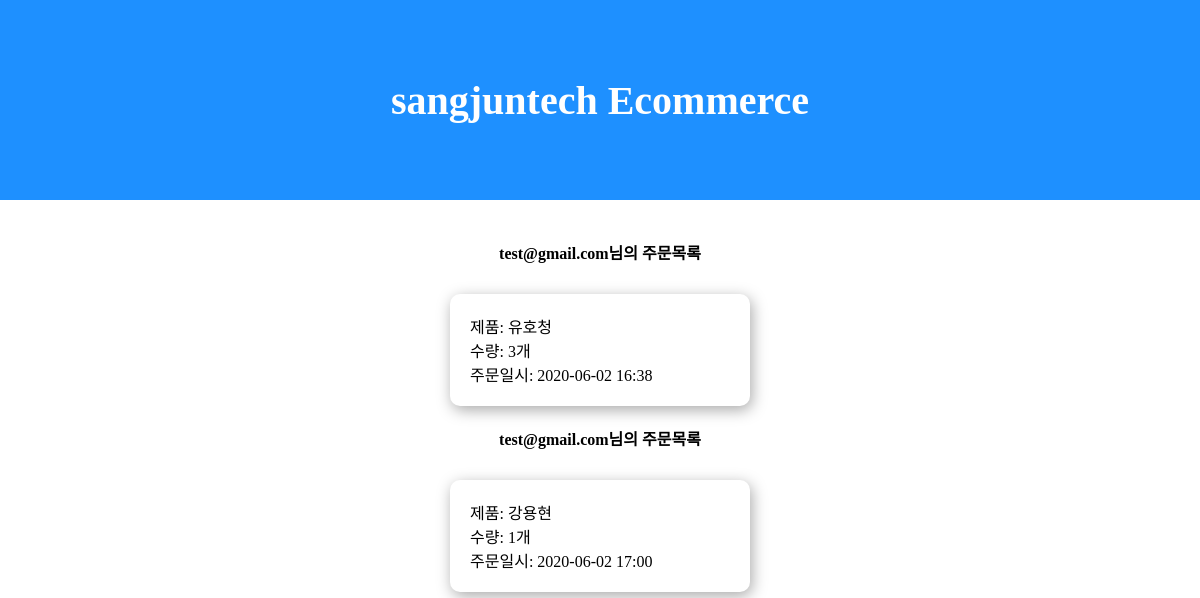
Page /order/list/ (signed in) on the earlier database version.
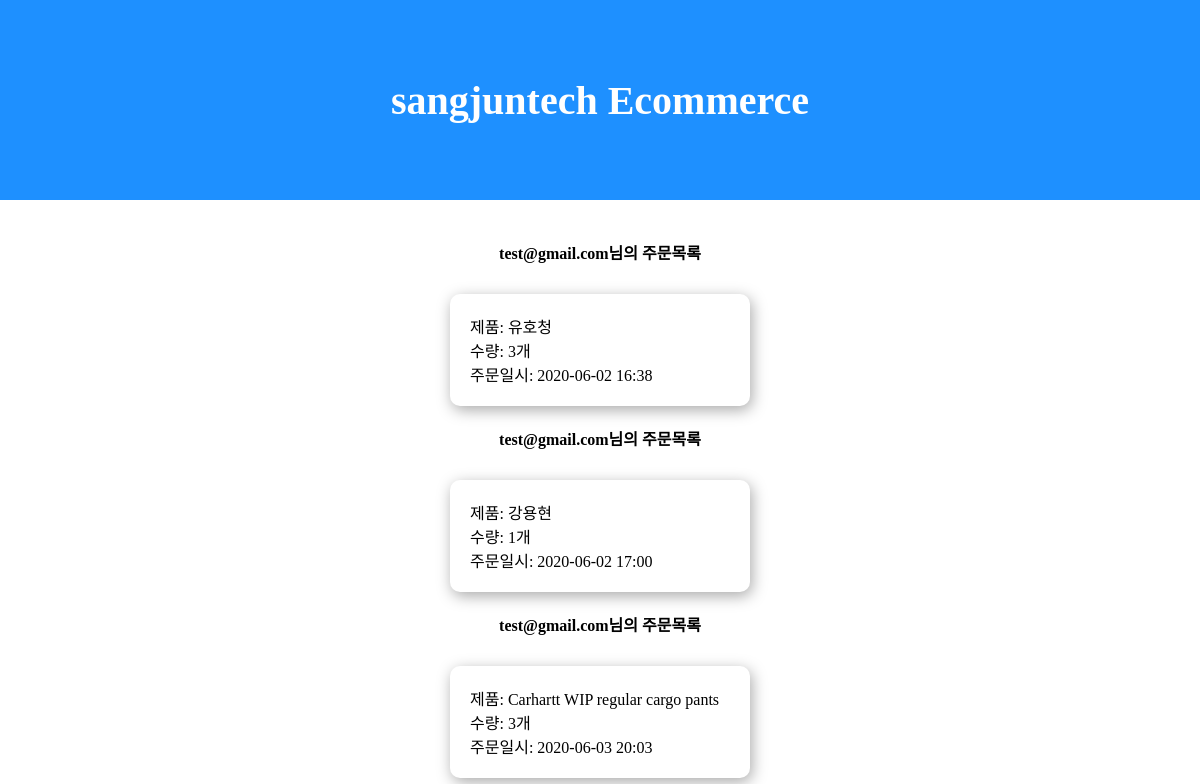
Same page on the later database version.
### order/models.py (models this page shows, shortened)
class Order(models.Model):
    objects = models.Manager()
    user = models.ForeignKey('user.User', on_delete=models.CASCADE, verbose_name="사용자")
    product = models.ForeignKey('product.Product', on_delete=models.CASCADE, verbose_name='상품')
    quantity = models.IntegerField(verbose_name='수량')
    register_date = models.DateTimeField(auto_now_add=True, verbose_name='등록 날짜')
    class Meta:
        db_table = 'ecommerce_order'
        verbose_name = '주문'
        verbose_name_plural = '주문'

### user/models.py (models this page shows)
class User(models.Model):
    objects = models.Manager()
    DoesNotExist = models.Manager()
    email = models.EmailField(verbose_name='이메일')
    level = models.CharField(max_length=8,verbose_name='등급',
        choices=(
            ('admin','admin'),
            ('user','user')
        ))
    password = models.CharField(max_length=128, verbose_name='비밀번호')
    register_date = models.DateTimeField(auto_now_add=True, verbose_name='등록날짜')
    def __str__(self):
        return self.email
    class Meta:
        db_table = 'ecommerce_user'
        verbose_name = '사용자'
        verbose_name_plural = '사용자'

### product/models.py (models this page shows)
class Product(models.Model):
    objects = models.Manager()
    name = models.CharField(max_length=256, verbose_name='상품명')
    price = models.IntegerField(verbose_name='상품가격')
    description = models.TextField(verbose_name='설명')
    stuck = models.IntegerField(verbose_name='재고')
    register_date = models.DateTimeField(auto_now_add=True, verbose_name='등록날짜')
    def __str__(self):
        return self.name
    class Meta:
        db_table = 'ecommerce_product'
        verbose_name = '상품'
        verbose_name_plural = '상품'

### order/views.py (the view)
# urls.py: path('order/list/', OrderList.as_view()),
@method_decorator(login_required, name="dispatch")
class OrderList(ListView):
    template_name = 'order.html'
    context_object_name = 'order_list'
    def get_queryset(self, **kwargs):
        queryset = Order.objects.filter(user__email = self.request.session.get('user'))
        return queryset

### order/templates/order.html
{% extends "base.html" %}
{% load humanize %}
{%block head %}
<link rel="stylesheet" href="/static/orderlist.css">
{% endblock %}
{% block contents %}
<header>sangjuntech Ecommerce</header>
{% for order in object_list %}
<div class="card">
<div class="orderuser">{{order.user}}님의 주문목록</div>
<div class="container">
    <div class="contents">
        <div class="order_product">제품: {{order.product}}</div>
        <div class="order_quantity">수량: {{order.quantity|intcomma}}개</div>
        <div class="registerday">주문일시: {{ order.register_date|date:'Y-m-d H:i' }}</div>
    </div>
</div>
{% endfor %}
</div>
</div>
{% endblock %}

Differences in the rows shown:
added Order: user "test@gmail.com", product "Carhartt WIP regular cargo pants", quantity "3", register_date "2020-06-03 20:03"
